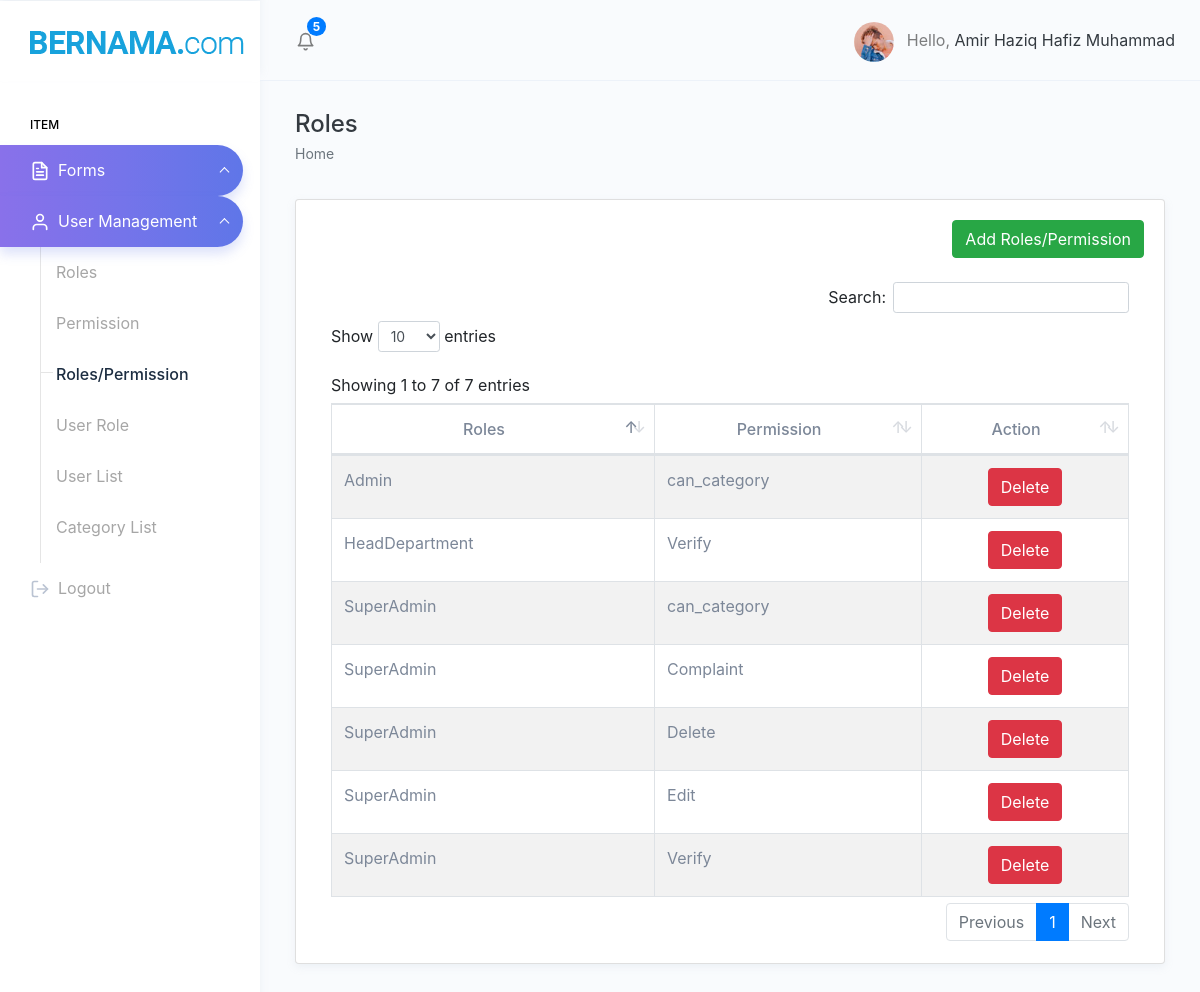
Screenshot of /roles_perm.php (signed in) with the database file from the repository.
### tables this page shows
CREATE TABLE `permission_role` (
  `id` int(11) NOT NULL,
  `role_id` int(11) NOT NULL,
  `permission_id` int(11) NOT NULL
);

CREATE TABLE `roles` (
  `id` int(11) NOT NULL,
  `name` varchar(255) DEFAULT NULL,
  `description` varchar(255) DEFAULT NULL
);

CREATE TABLE `permissions` (
  `id` int(11) NOT NULL,
  `name` varchar(255) NOT NULL,
  `description` text NOT NULL
);

### roles_perm.php (the view, shortened to what this page needs)
<!DOCTYPE html>
<html dir="ltr" lang="en">
    <?php
        $connection = new mysqli("localhost", "root", "", "aduan");
        $query = "SELECT permission_role.id, permission_role.role_id, permission_role.permission_id, permissions.name AS perm_name, roles.name as role_name
        FROM permission_role INNER JOIN
        permissions ON permission_role.permission_id = permissions.id INNER JOIN
        roles ON permission_role.role_id = roles.id";
        $result = mysqli_query($connection, $query);
    ?>
    <head>
        <link href="assets/extra-libs/datatables.net-bs4/css/dataTables.bootstrap4.css" rel="stylesheet">
        <link href="dist/css/style.min.css" rel="stylesheet">
        <link rel="stylesheet" href="https://cdn.jsdelivr.net/npm/bootstrap@4.0.0/dist/css/bootstrap.min.css"
>
    </head>
    <body>
        <?php
        include_once('header.php');
        ?>
        <div class="page-wrapper">
            <div class="page-breadcrumb">
                <div class="row">
                    <div class="col-7 align-self-center">
                        <h4 class="page-title text-truncate text-dark font-weight-medium mb-1">Roles</h4>
                        <div class="d-flex align-items-center">
                            <nav aria-label="breadcrumb">
                                <ol class="breadcrumb m-0 p-0">
                                    <li class="breadcrumb-item"><a href="display_data.php" class="text-muted">Home</a></li>
                                </ol>
                            </nav>
                        </div>
                    </div>
                </div>
            </div>
            <div class="container-fluid">
                <div class="row">
                    <div class="col-12">
                        <div class="card">
                            <div class="card-body">
                                <div class="row">
                                    <div class="col-md-12" style="text-align: right;">
                                        <a class='btn btn-success' onclick='modDisp("role_perm");' style='color:white'>Add Roles/Permission</a>
                                    </div>
                                </div>
                                <br>
                                <div class="table-responsive">
                                    <table id="example" class="table table-striped table-bordered" cellspacing="0"
                                        width="100%">
                                        <thead>
                                            <tr style="text-align:center">
                                                <th>Roles</th>
                                                <th>Permission</th>
                                                <th>Action</th>
                                            </tr>
                                        </thead>
                                        <tbody>
                                            <?php
                                                if ($result) {
                                                    while ($row = mysqli_fetch_assoc($result)) {
                                                        echo "<tr>";
                                                        echo "<td>" . $row['role_name'] . "</td>";
                                                        echo "<td>" . $row['perm_name'] . "</td>";
                                                        echo "<td><center>
                                                                <a class='btn btn-danger' href='roles_perm.php?del=" . $row['id'] . "'>Delete</a>";
                                                        echo "</tr>";
                                                    }
                                                }
                                            ?>
                                        </tbody>
                                    </table>
                                </div>
                            </div>
                        </div>
                    </div>
                </div>
            </div>
        </div>
        </div>
    </body>
</html>

### rows the page displays
permission_role: role.name "SuperAdmin", permission.name "can_category"
permission_role: role.name "Admin", permission.name "can_category"
permission_role: role.name "SuperAdmin", permission.name "Complaint"
permission_role: role.name "SuperAdmin", permission.name "Delete"
permission_role: role.name "SuperAdmin", permission.name "Edit"
permission_role: role.name "SuperAdmin", permission.name "Verify"
permission_role: role.name "HeadDepartment", permission.name "Verify"

### other values shown
$_SESSION['sessionname'] "Amir Haziq Hafiz Muhammad"
